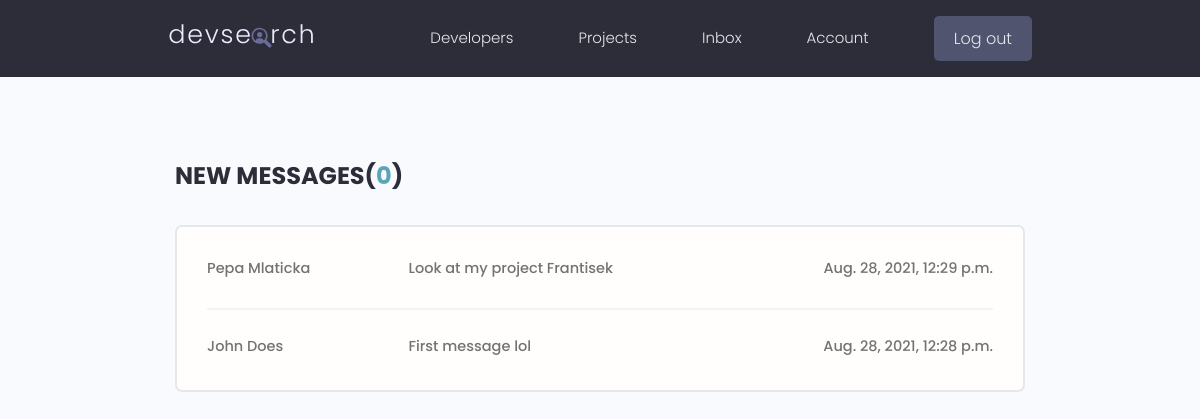
Page /inbox/ (signed in) on the earlier database version.
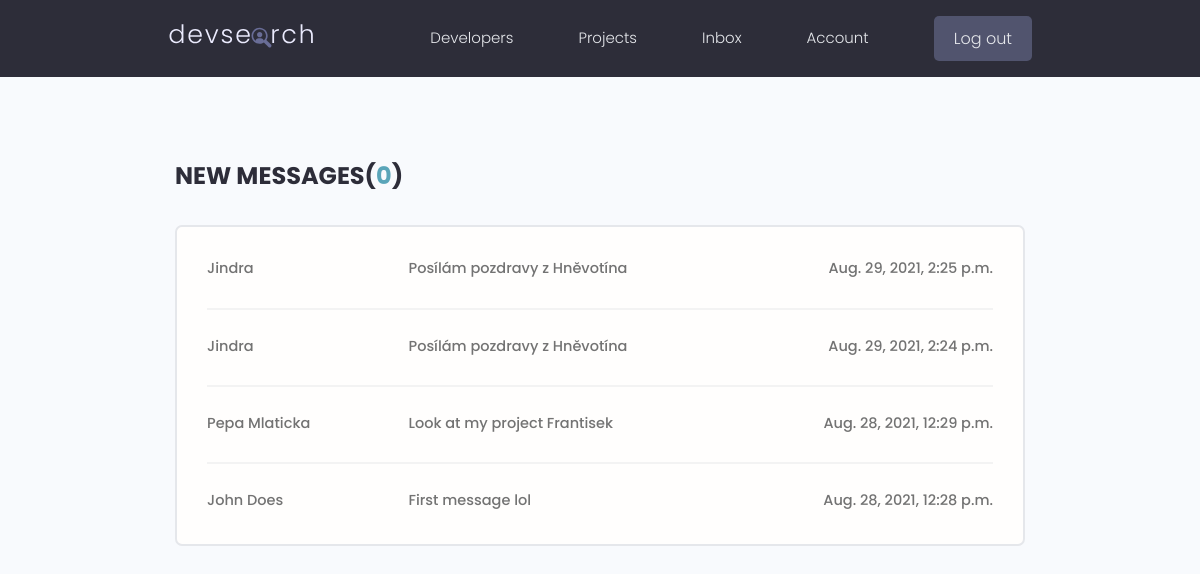
Same page on the later database version.
### users/models.py (models this page shows, shortened)
class Message(models.Model):
    sender = models.ForeignKey(Profile, on_delete=models.SET_NULL, null=True, blank=True)
    recipient = models.ForeignKey(Profile, on_delete=models.SET_NULL, null=True, blank=True, related_name='messages')
    name = models.CharField(max_length=200, null=True, blank=True)
    email = models.EmailField(max_length=200, null=True, blank=True)
    subject = models.CharField(max_length=200, null=True, blank=True)
    body = models.TextField()
    is_read = models.BooleanField(default=False, null=True)
    created = models.DateTimeField(auto_now_add=True)
    id = models.UUIDField(default=uuid.uuid4, unique=True, primary_key=True, editable=False)
    class Meta:
        ordering = ['is_read', '-created']

### users/views.py (the view)
# urls.py: path('inbox/', views.inbox, name='inbox'),
@login_required(login_url='login')
def inbox(request):
    profile = request.user.profile
    messageRequest = profile.messages.all()
    unreadCount =   messageRequest.filter(is_read=False).count()
    context = {'messageRequest': messageRequest, 'unreadCount': unreadCount}
    return render(request, 'users/inbox.html', context)

### users/templates/users/inbox.html
{% extends 'main.html' %}
{% block content %}
<main class="inbox my-xl">
  <div class="content-box">
    <h3 class="inbox__title">New Messages(<span>{{ unreadCount }}</span>)</h3>
    <ul class="messages">
        {% for message in messageRequest %}
        <li class="message {% if message.is_read == False %}message--unread{% endif %}">
            <a href="{% url 'message' message.id %}">
            <span class="message__author">{{ message.name }}</span>
            <span class="message__subject">{{ message.subject }}</span>
            <span class="message__date">{{ message.created }}</span>
            </a>
        </li>
        {% endfor %}
    </ul>
  </div>
</main>
{% endblock content %}

Differences in the rows shown:
added Message: name "Jindra", subject "Posílám pozdravy z Hněvotína", created "Aug. 29, 2021, 2:25 p.m."
added Message: name "Jindra", subject "Posílám pozdravy z Hněvotína", created "Aug. 29, 2021, 2:24 p.m."
